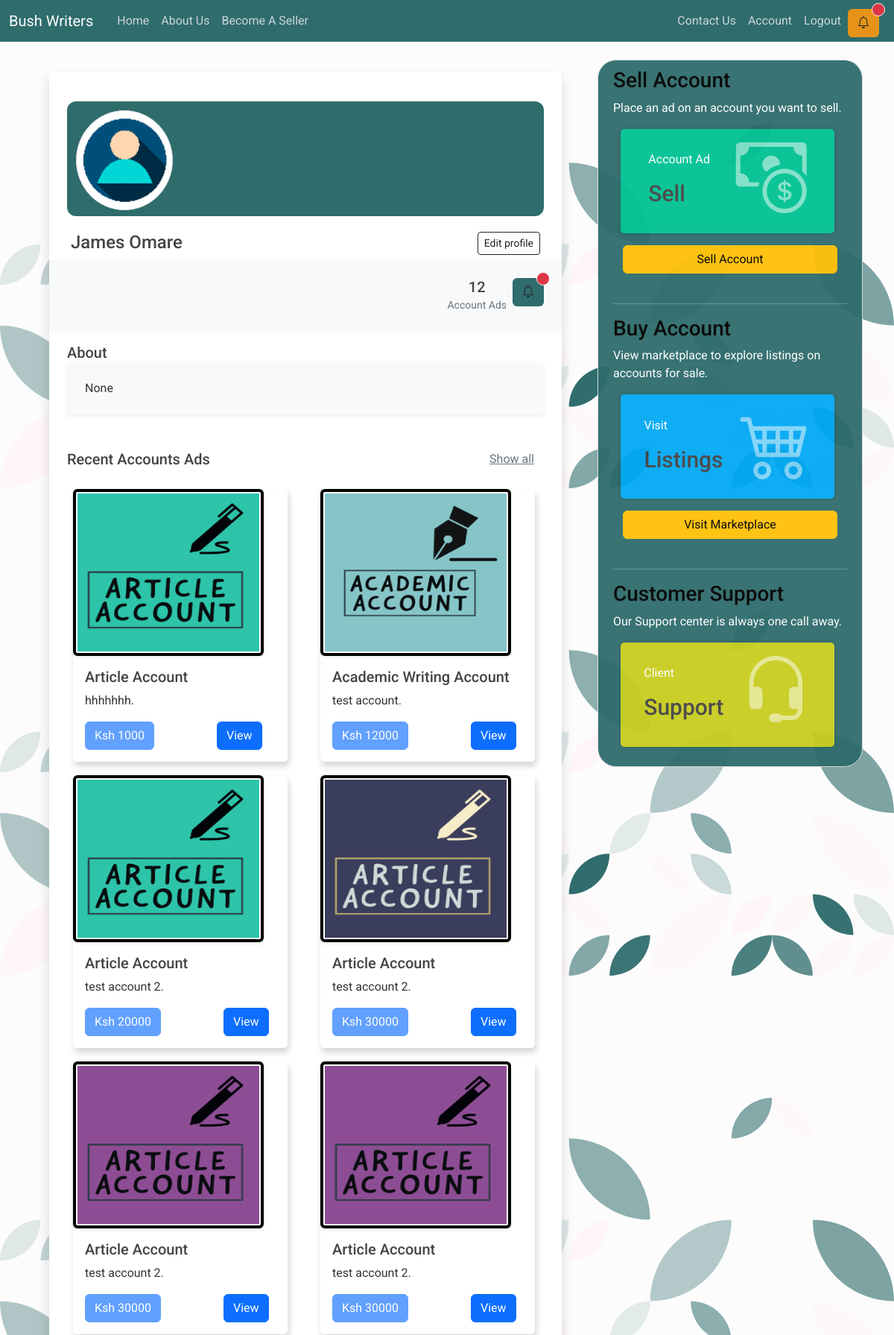
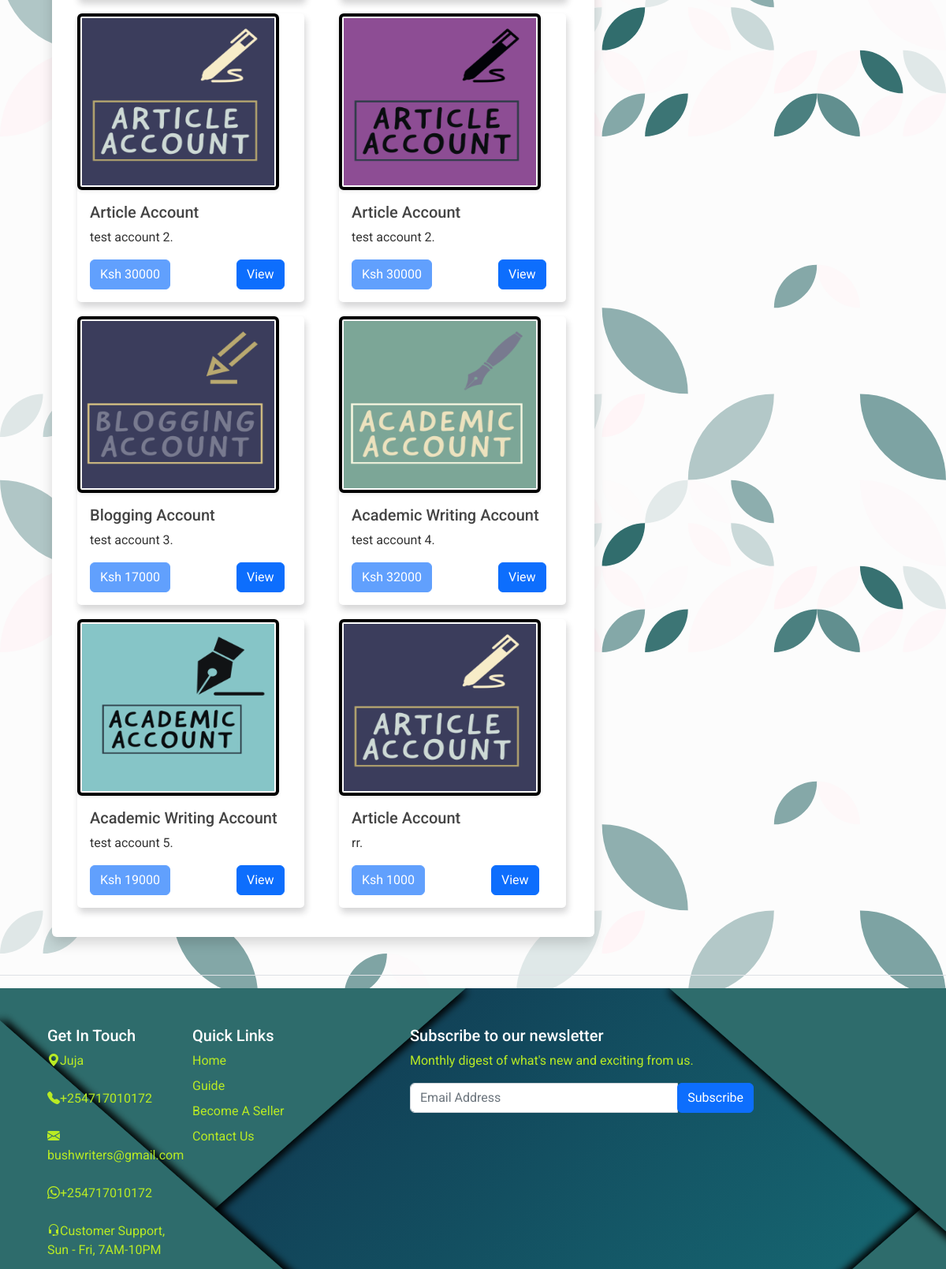
The app's page /user_profile/10 (signed in, upper part) with its own data (2 pictures, top to bottom).
### models/users.py (models this page shows, shortened)
class User(UserMixin ,db.Model):
    __tablename__ = 'user'
    id = db.Column(db.Integer, primary_key = True)
    username = db.Column(db.String(150), nullable = False)
    email = db.Column(db.String(120), unique=True, nullable = False)
    phone_number = db.Column(db.Integer, unique=True, nullable = False)
    password = db.Column(db.String(350), nullable = False)
    profile_photo = db.Column(db.String(80), nullable=True, default='default_profile.gif')
    date_created = db.Column(db.DateTime (timezone = True), default = func.now())
    active = db.Column(db.Boolean, default=True)
    profile_description = db.Column(db.String(100), default = 'Hello There 👋')
    admin = db.Column(db.Boolean(), default=False)
    account = db.relationship('Account', backref = 'user', passive_deletes = True)
    images = db.relationship('Image', backref = 'user', passive_deletes = True )

### models/accounts.py (models this page shows, shortened)
class Account(db.Model):
    STATUS_AVAILABLE = 0
    STATUS_ON_PROGRESS = 1
    STATUS_VERIFICATION_STAGE = 2
    STATUS_SUCCESSFUL_STAGE = 3
    STATUS_DISPUTED_STAGE = 4
    __tablename__ = 'account'
    account_id = db.Column(db.Integer, primary_key = True)
    account_type = db.Column(db.Enum(AccountType), default = AccountType.ACADEMIC_WRITING_ACCOUNT)
    account_name = db.Column(db.String(80), nullable = False)
    description = db.Column(db.String(120), nullable = False)
    brand = db.Column(db.String(60), nullable = False)
    price = db.Column(db.Integer, nullable = False)
    status = db.Column(db.SmallInteger, default=STATUS_AVAILABLE)
    account_creation_date = db.Column(db.Date, nullable = False)
    time_posted = db.Column(db.DateTime (timezone = True), default = func.now())
    user_id = db.Column(db.Integer, db.ForeignKey('user.id', ondelete = 'CASCADE'))
    images = db.relationship('Image', backref = 'account', passive_deletes = True, lazy='dynamic' )
    notifications = db.relationship('Notification', backref = 'account', passive_deletes = True, lazy='dynamic')
    complaints = db.relationship('Complaints', backref = 'account', passive_deletes = True, lazy='dynamic')

### main/views.py (the view)
@main.route('/user_profile/<id>')
@login_required
def user_profile(id):
    user = User.query.filter_by(id = id).first()
    buyer_msg = Notification.query.filter_by(buyer_id = id).first()
    seller_msg = Notification.query.filter_by(seller_id = id).first()
    notification = True if buyer_msg or seller_msg else False
    accounts = Account.query.filter_by(user_id = current_user.id).all()
    return render_template('user_profile.html', accounts = accounts, account_holder = user, notification = notification)

### templates/user_profile.html (shortened to what this page needs)
{% extends 'base.html' %}
{% block navbar %}
{% if notification == true %}
  <a class="nav-item nav-link rounded notification-anchor"  href="{{ url_for('main.chat', id=current_user.id) }}">
    <button type="button" class="btn rounded position-relative notification-btn">
        <i class="bi bi-bell"></i>
        <span class="position-absolute top-0 start-100 translate-middle p-2 bg-danger border border-light rounded-circle">
    </button>
  </a>
{% endif %}
{% endblock navbar%}
{% block stylesheets %}
    <link href="https://cdn.jsdelivr.net/npm/bootstrap@5.2.0/dist/css/bootstrap.min.css" rel="stylesheet">
    <link rel="stylesheet" type="text/css" href="{{ url_for('static', filename='css/styles.css') }}" >
    <link rel="stylesheet" type="text/css" href="{{ url_for('static', filename='css/card-styles.css') }}" >
{% endblock stylesheets %}
{% block content %}
<div class="row py-5 px-4 user_profile">
    <div class="col-md-12 mx-auto">
        <div class="bg-white shadow rounded overflow-hidden profile_section">
            <div class="px-4 pt-0 pb-4 cover custom-top">
                <div class="media align-items-end profile-head">
                    <div class="profile mr-3 mb-3">
                        <img
                            src="{{url_for('static', filename='images/profile_pics/{}'.format(account_holder.profile_photo) )}}"
                            alt="..."
                            width="130"
                            class="rounded-circle mb-2 img-thumbnail"
                        />
                    </div>
                    <div class="media-body mb-5 text-white">
                        <h4 class="mt-0 mb-0">{{ account_holder.username | title }}</h4>
                        {% if current_user.id == account_holder.id %}
                            <a href="/update" class="btn btn-outline-dark btn-sm btn-block">Edit profile</a>
                        {% endif %}
                    </div>
                </div>
            </div>
            <div class="bg-light p-4 d-flex justify-content-end text-center">
                <ul class="list-inline mb-0 nav-container1">
                    <li class="list-inline-item">
                        <h5 class="font-weight-bold mb-0 d-block">{{ accounts | count }}</h5>
                        <small class="text-muted">
                            Account Ads</small
                        >
                    </li>
                    {% if current_user.id == account_holder.id %}
                        {% if notification == false %}
                        <li class="list-inline-item">
                            <a class="nav-item nav-link rounded" style="background-color: #2f6c6c;" href="{{ url_for('main.chat', id=current_user.id) }}">
                                <button type="button" class="btn rounded position-relative">
                                    <i class="bi bi-bell bi-lg"></i>
                                </button>
                                </a>
                        </li>
                        {% else %}
                        <li class="list-inline-item">
                            <a class="nav-item nav-link rounded" style="background-color: #2f6c6c;" href="{{ url_for('main.chat', id=current_user.id) }}">
                                <button type="button" class="btn rounded position-relative">
                                    <i class="bi bi-bell bi-lg"></i>
                                    <span class="position-absolute top-0 start-100 translate-middle p-2 bg-danger border border-light rounded-circle"></span>
                                </button>
                                </a>
                        </li>
                        {% endif %}
                    {% endif %}
                </ul>
            </div>
            <div class="px-4 py-3">
                <h5 class="mb-0">About</h5>
                <div class="p-4 rounded shadow-sm bg-light">
                    <p class="font-italic mb-0">{{ account_holder.profile_description }}</p>
                </div>
            </div>
            <div class="py-4 px-4">
                <div
                    class="d-flex align-items-center justify-content-between mb-3"
                >
                    <h5 class="mb-0">Recent Accounts Ads</h5>
                    <a href="#" class="btn btn-link text-muted">Show all</a>
                </div>
                <div class="row">
                    {% if accounts %}
                        {% for item in accounts %}
                        <div class="col-lg-6 mb-2 pr-lg-1">
                            <div class="card" style="width: 18rem;">
                                {% set random_no = range(1, 4)|random|string() %}
                                {% if item.account_type.value == 'article_account' %}
                                <img class="display_image img-fluid rounded shadow-sm" src="{{url_for('static', filename='images/img/article'+random_no+'.png')}}"/>
                                {% elif item.account_type.value == 'academic_writing_account' %}
                                <img class="display_image img-fluid rounded shadow-sm" src="{{url_for('static', filename='images/img/academic'+random_no+'.png')}}"/>
                                {% else %}
                                <img class="display_image img-fluid rounded shadow-sm" src="{{url_for('static', filename='images/img/blog'+random_no+'.png')}}"/>
                                {% endif %}
                                <div class="card-body">
                                <h5 class="card-title">{{ item.account_type.value | replace("_", "  ") | title }}</h5>
                                <p class="card-text">{{ item.description }}.</p>
                                <a href="#" class="btn btn-primary disabled">Ksh {{ item.price }}</a>
                                <a href="{{url_for('main.product_view', item_id=item.account_id)}}" class="btn btn-primary view-btn">View</a>
                                </div>
                            </div>
                        </div>
                        {% endfor %}
                    {% else %}
                            <p>No account add created.</p>
                    {% endif %}
                </div>
            </div>
        </div>
    </div>
</div>
{% endblock content %}
{% block sidebar %}
  <div class="col-md-4 sidebar">
    <div class="content-section">
      <h3 class="side-title">Sell Account</h3>
      <p class='text-muted side-text'>Place an ad on an account you want to sell.
        <div class="card-body card-sidebar color1">
          <div class="float-left">
            <p>Account Ad</p>
              <h3>
                  <span class="currency">Sell</span>
              </h3>
          </div>
          <div class="float-right">
            <i class="bi bi-cash-coin"></i>
          </div>
        </div>
      </p>
      <div class="d-grid gap-2 col-11 mx-auto">
        <a href="{{ url_for('main.seller') }}" role="button" class="btn btn-warning">Sell Account</a>
      </div>
      <br/>
      <hr class="text-white">
      <h3 class="side-title">Buy Account</h3>
      <p class='text-muted side-text'>View marketplace to explore listings on accounts for sale.
       <div class="card-body card-sidebar color2">
        <div class="float-left">
          <p>Visit</p>
            <h3>
                <span class="currency">Listings</span>
            </h3>
        </div>
        <div class="float-right">
          <i class="bi bi-cart4"></i>
        </div>
      </div>
      </p>
      <div class="d-grid gap-2 col-11 mx-auto">
        <a href="{{ url_for('main.viewpage') }}" role="button" class="btn btn-warning">Visit Marketplace</a>
      </div>
      <br/>
      <hr class="text-white">
      <h3 class="side-title">Customer Support</h3>
      <p class='text-muted side-text'>Our Support center is always one call away.
       <div class="card-body card-sidebar color4">
        <div class="float-left">
          <p>Client</p>
            <h3>
                <span class="currency">Support</span>
            </h3>
        </div>
        <div class="float-right">
          <i class="bi bi-headset"></i>
        </div>
      </div>
      </p>
    </div>
  </div>
  <br/>
{% endblock sidebar %}
{% block footer %}
<div class="border-top pt-3"></div>
<div class="footer-container">
  <footer class="py-5">
    <div class="row">
      <div class="col-6 col-md-2 mb-3">
        <h5 class="text-white">Get In Touch</h5>
        <ul class="nav flex-column">
          <li class="nav-item mb-2"><p class="nav-link p-0 footer-color"><i class="bi bi-geo-alt-fill mr-2"></i>Juja</p></li>
          <li class="nav-item mb-2"><p class="nav-link p-0 footer-color"><i class="bi bi-telephone-fill mr-2"></i>+254717010172</p></li>
          <li class="nav-item mb-2"><p class="nav-link p-0 footer-color"><i class="bi bi-envelope-fill mr-2"></i>bushwriters@gmail.com</p></li>
          <li class="nav-item mb-2"><p class="nav-link p-0 footer-color"><i class="bi bi-whatsapp mr-2"></i>+254717010172</p></li>
          <li class="nav-item mb-2"><p class="nav-link p-0 footer-color"><i class="bi bi-headset mr-2"></i>Customer Support, Sun - Fri, 7AM-10PM</p></li>
        </ul>
      </div>
      <div class="col-6 col-md-2 mb-3">
        <h5 class="text-white">Quick Links</h5>
        <ul class="nav flex-column">
          <li class="nav-item mb-2"><a href="{{ url_for('main.viewpage') }}" class="nav-link p-0 footer-color">Home</a></li>
          <li class="nav-item mb-2"><a href="{{ url_for('main.guide') }}" class="nav-link p-0 footer-color">Guide</a></li>
          <li class="nav-item mb-2"><a href="{{ url_for('main.seller') }}" class="nav-link p-0 footer-color">Become A Seller</a></li>
          <li class="nav-item mb-2"><a href="{{ url_for('main.contact_us') }}" class="nav-link p-0 footer-color">Contact Us</a></li>
        </ul>
      </div>
      <div class="col-md-5 offset-md-1 mb-3">
        <form>
          <h5 class="text-white">Subscribe to our newsletter</h5>
          <p class="footer-color">Monthly digest of what's new and exciting from us.</p>
          <div class="input-group">
            <input type="text" class="form-control" placeholder="Email Address" aria-label="Recipient's email input" aria-describedby="button-addon4">
            <div class="input-group-append" id="button-addon4">
              <button class="btn btn-primary" type="button">Subscribe</button>
            </div>
          </div>
        </form>
      </div>
    </div>
  </footer>
</div>
{% endblock footer %}

### static/css/styles.css (style rules this page uses)
body { background: #fafafa; color: #333333; margin-top: 5rem; font-family: 'Roboto'; max-width: 100% !important; background-image: url('/static/images/assets/patternpad_3.svg'); }
h1, h2, h3, h4, h5, h6 { color: #444444; }
a { text-decoration: none; }
.site-header .navbar-nav .nav-link { color: #cbd5db; }
.content-section { background: #2f6c6c; padding: 10px 20px; border: 1px solid #dddddd; border-radius: 25px; margin-bottom: 20px; opacity: 0.95; }
.display_image { padding: 2px !important; height: 14em; width: 16em; border: solid 4px #000; }
.profile { background: #2f6c6c; border-radius: 12px; }
.img-thumbnail { margin: 12px; }
.profile-head { transform: translateY(5rem) }
.profile_section { display: flex; flex-direction: column; }
.user_profile { padding-top: 1rem!important; }
.rounded { border-radius: 10px; }
.custom-top { margin-top: -40px; }
.btn-block { margin-bottom: 10px; }
.media-body { display: flex; flex-direction: row; justify-content: space-between; padding: 5px; }
.card { margin: 5px 0.5em; box-shadow: 2px 6px 8px 0 rgba(22, 22, 26, 0.18); border: none; border-radius: 5px; }
.view-btn { margin-left: 80px; }
.nav-container1 { display: flex; flex-direction: row; align-items: flex-start; }
.footer-container { padding-left: 60px; padding-right: 60px; max-width: 100% !important; }
.footer-color { color: #b9eb24 !important; }
.sidebar { border-radius: 10px; }
.side-title { color: #000 !important; }
.side-text { color: #fff !important; }
.notification-anchor { height: 40px; padding-left: 1px !important; padding-top: 4px !important; }
.notification-btn { background-color: #e59319 !important; }

### static/css/card-styles.css (style rules this page uses)
.color1 { background: #00C292; }
.color2 { background: #03A9F3; }
.color4 { background: #c8cd1f; }
.card-sidebar { display: flex; font-family: "Roboto", sans-serif; margin: 10px; padding: 20px; width: 287px; height: 140px; color: #fff !important; border-radius: 5px; box-shadow: 0 0 5px rgb(0, 0, 0, 0.2); flex-direction: row; justify-content: space-around; align-items: center; }
.float-left { float: left; }
.float-right { float: right; }
.card-body h3 { margin-top: 15px; margin-bottom: 5px; }
.currency, .count { font-size: 30px; font-weight: 500; }
.card-body p { font-size: 16px; margin-top: 0; }
.card-body i { font-size: 95px; opacity: 0.5; }
img { max-width: 100%; }

### records on screen
User: profile_photo (placeholder picture), username "James Omare", profile_description "None"
Account: account_type.value "Article Account", description "hhhhhhh", price "1000"
Account: account_type.value "Academic Writing Account", description "test account", price "12000"
Account: account_type.value "Article Account", description "test account 2", price "20000"
Account: account_type.value "Article Account", description "test account 2", price "30000"
Account: account_type.value "Article Account", description "test account 2", price "30000"
Account: account_type.value "Article Account", description "test account 2", price "30000"
Account: account_type.value "Article Account", description "test account 2", price "30000"
Account: account_type.value "Article Account", description "test account 2", price "30000"
Account: account_type.value "Blogging Account", description "test account 3", price "17000"
Account: shows a picture, account_type.value "Academic Writing Account", description "test account 4", price "32000"
Account: account_type.value "Academic Writing Account", description "test account 5", price "19000"
Account: account_type.value "Article Account", description "rr", price "1000"

### other values on screen
{{ accounts | count }} "12"
